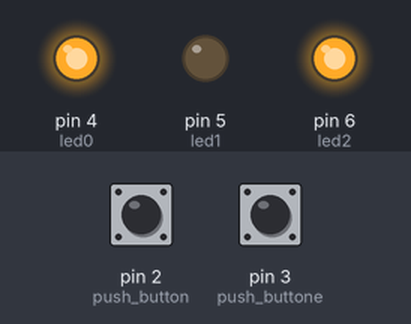
Recording of a sketch running on a simulated Arduino Uno, built with avr-gcc and run on an emulated ATmega328P. Parts: output pins drawn as LEDs (lit = HIGH). The test bench sets the inputs (shaded band); at power-on: pin 2 (push_button) HIGH, pin 3 (push_buttone) HIGH.

Above: at 1.2 s.
1.3 s: pin 2 (push_button) pulled LOW for 1 s
At 2.8 s:
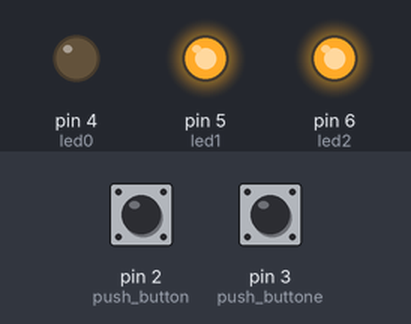
4.5 s: pin 3 (push_buttone) pulled LOW for 1 s
At 5.7 s:
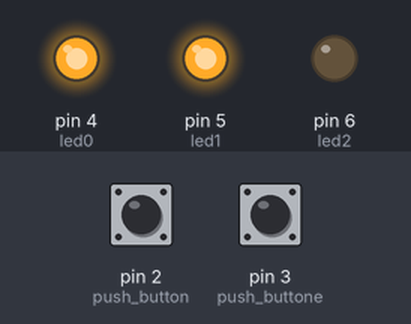
7.5 s: pin 3 (push_buttone) pulled LOW for 3.2 s
At 11.5 s:
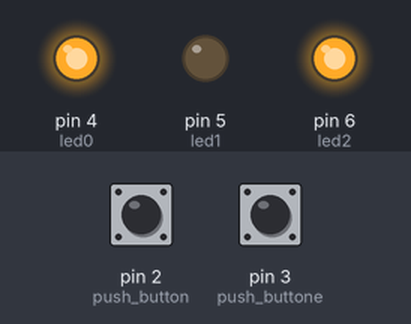
12.5 s: pin 2 (push_button) pulled LOW for 3.2 s
At 14.2 s:
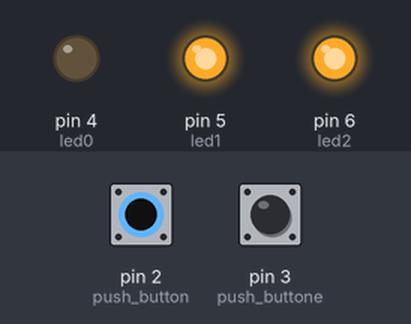
17.5 s: pin 2 (push_button) driven LOW and pin 3 (push_buttone) driven LOW
At 18.8 s:
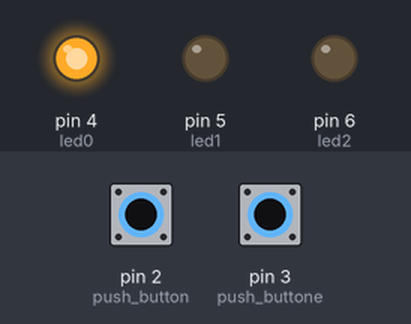
Timing chart, 0 to 21.5 s (numbered marks = the images above; inputs shaded):
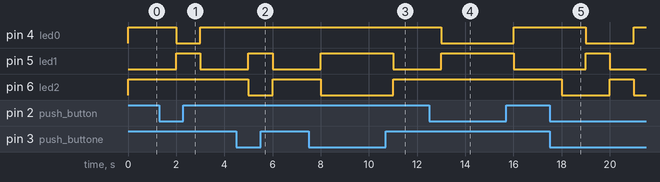

The sketch:

Practica3_2.ino
```cpp
/*
   Fundacion Kinal
   Centro educativo tecnico laboral Kinal
   Quinto perito
   Quinto electronica
   Codigo Tecnico: EB5AM / EB5AV
   Curso: Taller de electronica digital y reparacion de computadoras I
   Proyecto: CONTROL DE UN LED RGB POR MEDIO DE BOTONES
   Nombre: Jose Javier Juarez Rivera
   Encardo: Profe. Alejandro Lopez Navas
   Fecha: 13 de Abril
*/

#define push_button 2
#define push_buttone 3
#define led0 4
#define led1 5
#define led2 6
#define setpinInput(pin)        pinMode(pin,INPUT)
#define setpinInputPullup(pin)  pinMode(pin, INPUT_PULLUP)
#define setpinInput(pin)        pinMode(pin,INPUT)
#define setpinInputPullup(pin)  pinMode(pin, INPUT_PULLUP)


void setup() {
    setpinInput(push_button);
    setpinInput(push_buttone);
      pinMode(led0, OUTPUT);
  digitalWrite(led0, LOW);
    pinMode(led1, OUTPUT);
  digitalWrite(led1, LOW);
    pinMode(led2, OUTPUT);
  digitalWrite(led2, LOW);
}

void loop() {
 if(digitalRead(push_button )==LOW && digitalRead(push_buttone)==LOW){
   digitalWrite(led0, HIGH);
   digitalWrite(led1, LOW);
   digitalWrite(led2, LOW);
   delay(1000);
   digitalWrite(led0, LOW);
   digitalWrite(led1, HIGH);
   digitalWrite(led2, LOW);
   delay(1000);
    digitalWrite(led0, LOW);
   digitalWrite(led1, LOW);
   digitalWrite(led2, HIGH);
   delay(1000);
 }
  if(digitalRead(push_button )==HIGH && digitalRead(push_buttone)==LOW){

   digitalWrite(led0, HIGH);
   digitalWrite(led1, HIGH);
   digitalWrite(led2, LOW);
   delay(1000);

  }
  if(digitalRead(push_button)==LOW && digitalRead(push_buttone)==HIGH){

   digitalWrite(led0, LOW);
   digitalWrite(led1, HIGH);
   digitalWrite(led2, HIGH);
   delay(1000);

 }
 if(digitalRead(push_button)==HIGH && digitalRead(push_buttone)==HIGH){

   digitalWrite(led0, HIGH);
   digitalWrite(led1, LOW);
   digitalWrite(led2, HIGH);
   delay(1000);

 }
}
```

Measured:
- after the input at 1.3 s, pin 4 (led0): HIGH → LOW after 0.70 s, → HIGH 1.0 s later; pin 5 (led1): LOW → HIGH after 0.70 s, → LOW 1.0 s later
- after the input at 4.5 s, pin 5 (led1): LOW → HIGH after 0.50 s, → LOW 1.0 s later; pin 6 (led2): HIGH → LOW after 0.50 s, → HIGH 1.0 s later
- after the input at 7.5 s, pin 5 (led1): LOW → HIGH after 0.50 s, → LOW 3.0 s later; pin 6 (led2): HIGH → LOW after 0.50 s, → HIGH 3.0 s later
- after the input at 12.5 s, pin 4 (led0): HIGH → LOW after 0.50 s, → HIGH 3.0 s later; pin 5 (led1): LOW → HIGH after 0.50 s, → LOW 3.0 s later
- after the input at 17.5 s, pin 4 (led0): HIGH → LOW after 1.5 s, → HIGH 2.0 s later; pin 5 (led1): LOW → HIGH after 1.5 s, → LOW 1.0 s later; pin 6 (led2): HIGH → LOW after 0.50 s, → HIGH 2.0 s later, → LOW 1.0 s later
